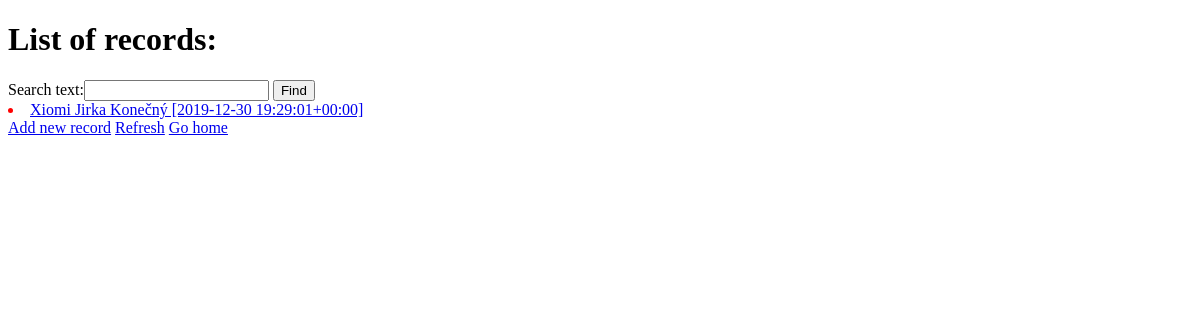
/records/index, run on an earlier commit of the app's database.
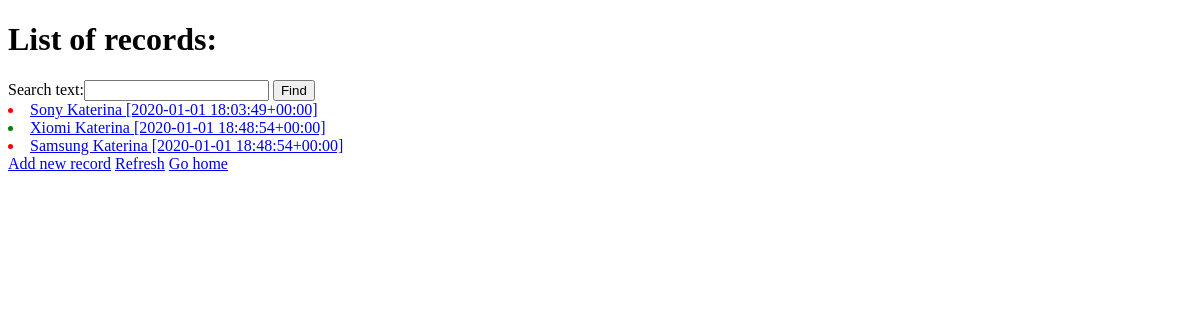
And on a later commit of the database.
### records/models.py (models this page shows, shortened)
class Record(models.Model):
    timestamp = models.DateTimeField(default=datetime.now())
    device_info = models.CharField(max_length=50)
    device_problem = models.CharField(max_length=100)
    servis_solution = models.ForeignKey("Solution", on_delete=models.SET_DEFAULT, blank=True, null=True, default=None)
    solution_status=models.BooleanField(default=False)
    person_info = models.ForeignKey("Person",on_delete=models.CASCADE,blank=True,null=True,default=None)
    DEVICE_TYPES = [
        ('NTB', 'Notebook'),
        ('PC', 'Computer'),
        ('SMP', 'SmartPhone'),
        ('TBL', 'Tablet'),
        ('OT', 'Other'),
    ]
    device_type = models.CharField(max_length=4,choices=DEVICE_TYPES,default="NON")
    def __str__(self):
        return "{} {} [{}]".format(self.device_info,self.person_info,self.timestamp)
    def isSoluted(self):
        return self.solution_status

class Person(models.Model):
    person_name = models.CharField(max_length=30)
    person_address = models.CharField(max_length=100)
    person_email = models.EmailField(max_length=50,default=None)
    person_phone = models.BigIntegerField()
    def __str__(self):
        return self.person_name

### records/views.py (the view)
# urls.py: path('records/index', records.views.records_index, name="records_index"),
def records_index(request):
    records = Record.objects.all().order_by("id")
    if request.method == 'POST':
        form = SearchForm(request.POST)
        if form.is_valid():
            data=form['search_text'].value()
            return show_search_result(request,data)
    else:
        form = SearchForm()
    return render(request,"r_index.html",{"t_records": records, 'form':form})

### records/forms.py
class SearchForm(forms.Form):
    search_text = forms.CharField(label='Search text')

### templates/r_index.html (shortened to what this page needs)
<!DOCTYPE html>
<html lang="en">
<head>
</head>
<body>
    <h1>List of records:</h1>
    <form action="{% url 'records_index' %}" method="POST">
        {{ form }}
        <input type="submit" value="Find">
    </form>
    {% for record in t_records %}
    {% if record.isSoluted == True%}
        <font color="green">
    {% else %}
        <font color="red">
    {% endif %}
    <li><a  href="{% url 'record_detail' record.id %}">{{record}}</a></li>
    {% endfor %}
    <a href="{% url 'record_add'%}">Add new record</a>
    <a href="{% url 'records_index'%}">Refresh</a>
    <a href="{% url 'home'%}">Go home</a>
</body>
</html>

What changed in the data, as far as the page shows it:
removed Record: device_info+person_info+timestamp "Xiomi Jirka Konečný [2019-12-30 19:29:01+00:00]"
added Record: device_info+person_info+timestamp "Sony Katerina [2020-01-01 18:03:49+00:00]"
added Record: device_info+person_info+timestamp "Xiomi Katerina [2020-01-01 18:48:54+00:00]"
added Record: device_info+person_info+timestamp "Samsung Katerina [2020-01-01 18:48:54+00:00]"
